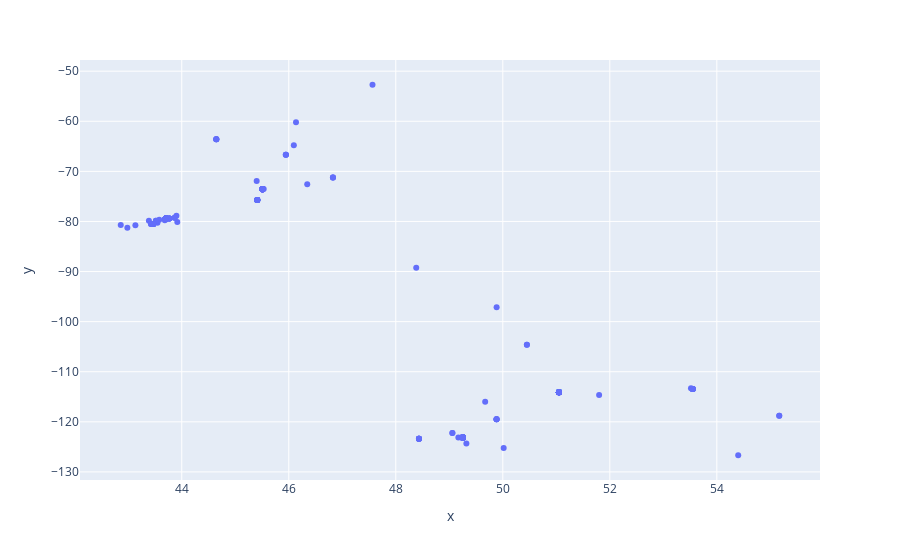

This figure's notebook cell:
### Markdown cell above
### Localização

### Code cell
# x and y given as array_like objects
fig = px.scatter(x=dfwater['lat'], y = dfwater['lng'])
fig.show()

### Figure 1 — Plotly figure (JSON) as saved in the notebook; plotly's stock layout.template omitted (floating-point values rounded to 4 significant figures; data arrays with more than 128 entries replaced by an {"elided": "..."} marker saying what was removed)
{"data": [{"hovertemplate": "x=%{x}<br>y=%{y}<extra></extra>", "legendgroup": "", "marker": {"color": "#636efa", "symbol": "circle"}, "mode": "markers", "name": "", "orientation": "v", "showlegend": false, "type": "scatter", "x": {"elided": "430 float values"}, "xaxis": "x", "y": {"elided": "430 float values"}, "yaxis": "y"}], "layout": {"legend": {"tracegroupgap": 0}, "margin": {"t": 60}, "xaxis": {"anchor": "y", "domain": [0, 1], "title": {"text": "x"}}, "yaxis": {"anchor": "x", "domain": [0, 1], "title": {"text": "y"}}}}
